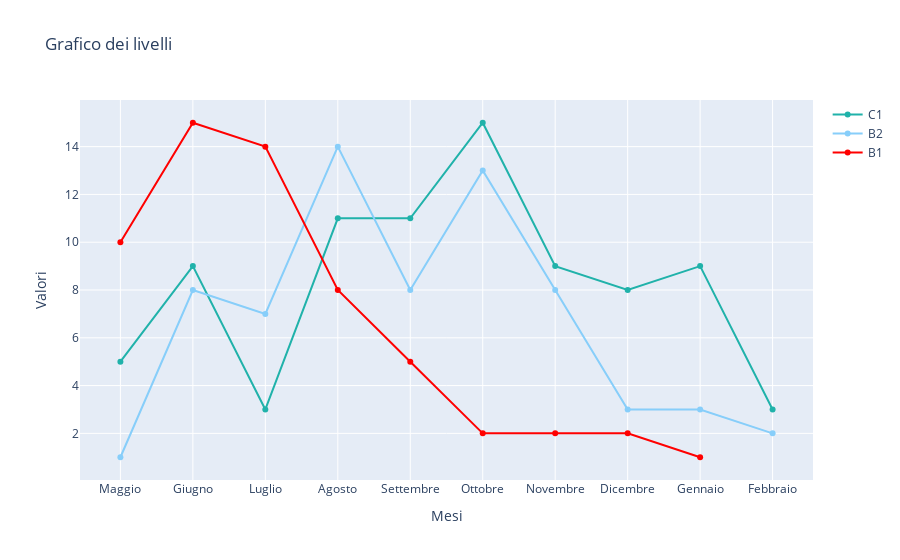

This figure's notebook cell:
### Code cell
# Dati per le due linee
x = ordine

y1 = list(C1.values())
y2 = list(B2.values())
y3 = list(B1.values())

# Creare il grafico di linea con due linee
fig = go.Figure()

# Aggiungere la prima linea con colore blu
fig.add_trace(go.Scatter(x=x, y=y1, mode='lines+markers', name='C1', line=dict(color='lightseagreen')))

# Aggiungere la seconda linea con colore rosso
fig.add_trace(go.Scatter(x=x, y=y2, mode='lines+markers', name='B2', line=dict(color='lightskyblue')))

# Aggiungere la terza linea con colore verde
fig.add_trace(go.Scatter(x=x, y=y3, mode='lines+markers', name='B1', line=dict(color='red')))

# Aggiungere etichette e titoli
fig.update_layout(title='Grafico dei livelli',
                  xaxis_title='Mesi',
                  yaxis_title='Valori')

# Mostrare il grafico
fig.show()

### Figure 1 — Plotly figure (JSON) as saved in the notebook; plotly's stock layout.template omitted (floating-point values rounded to 4 significant figures)
{"data": [{"line": {"color": "lightseagreen"}, "mode": "lines+markers", "name": "C1", "type": "scatter", "x": ["Maggio", "Giugno", "Luglio", "Agosto", "Settembre", "Ottobre", "Novembre", "Dicembre", "Gennaio", "Febbraio", "Marzo", "Aprile"], "y": [5, 9, 3, 11, 11, 15, 9, 8, 9, 3]}, {"line": {"color": "lightskyblue"}, "mode": "lines+markers", "name": "B2", "type": "scatter", "x": ["Maggio", "Giugno", "Luglio", "Agosto", "Settembre", "Ottobre", "Novembre", "Dicembre", "Gennaio", "Febbraio", "Marzo", "Aprile"], "y": [1, 8, 7, 14, 8, 13, 8, 3, 3, 2]}, {"line": {"color": "red"}, "mode": "lines+markers", "name": "B1", "type": "scatter", "x": ["Maggio", "Giugno", "Luglio", "Agosto", "Settembre", "Ottobre", "Novembre", "Dicembre", "Gennaio", "Febbraio", "Marzo", "Aprile"], "y": [10, 15, 14, 8, 5, 2, 2, 2, 1]}], "layout": {"title": {"text": "Grafico dei livelli"}, "xaxis": {"title": {"text": "Mesi"}}, "yaxis": {"title": {"text": "Valori"}}}}
